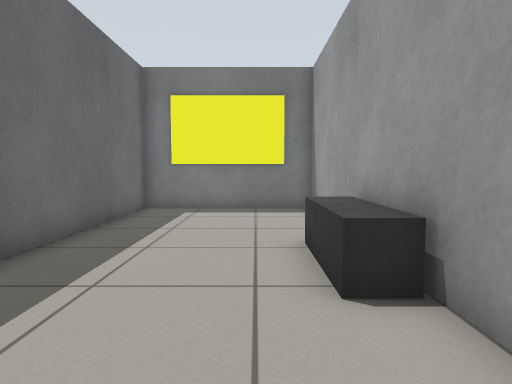
View 1 (above)

12 first-person views from a walk through a robot-simulator world made for Gazebo. The camera is 0.72 m above the floor, tilts 4° down and sees 75° across. The floor is counted in squares, 0.5 m on a side. Each view is taken from the middle of a square. On the plan, view 1 faces up. The plan holds only what a view shows up to about 15 squares ahead; the rest is blank.

View 2
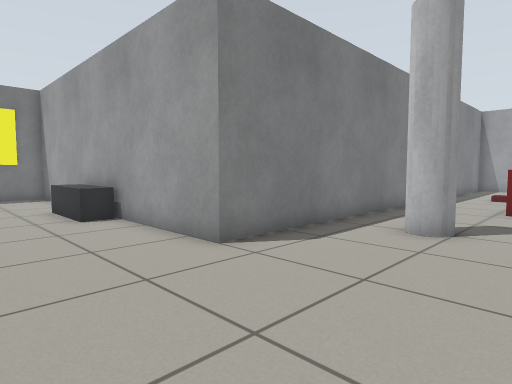

View 3
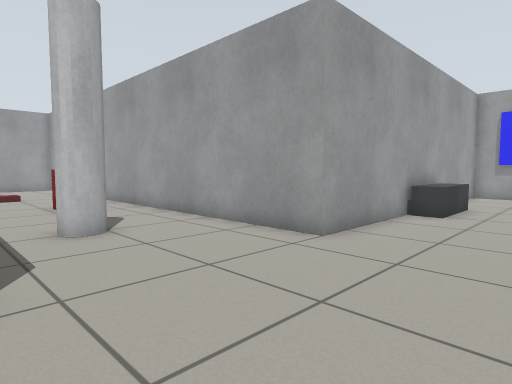

View 4
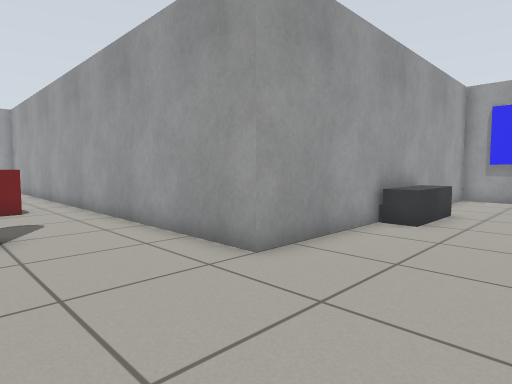

View 5
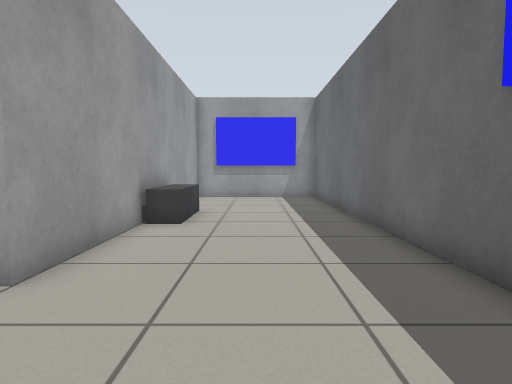

View 6
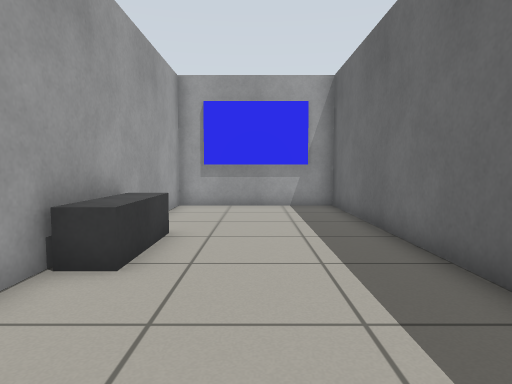

View 7
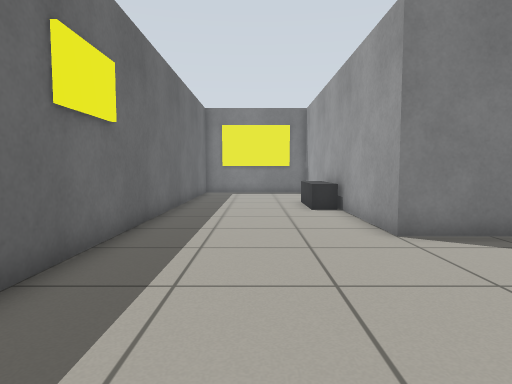

View 8
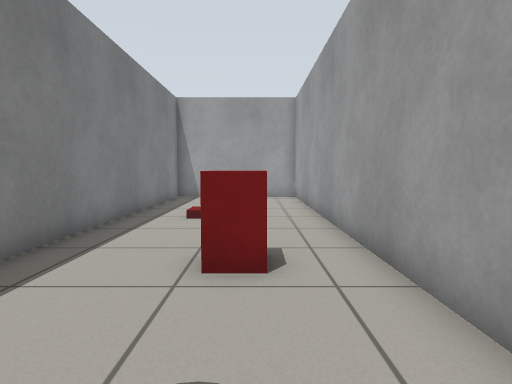

View 9
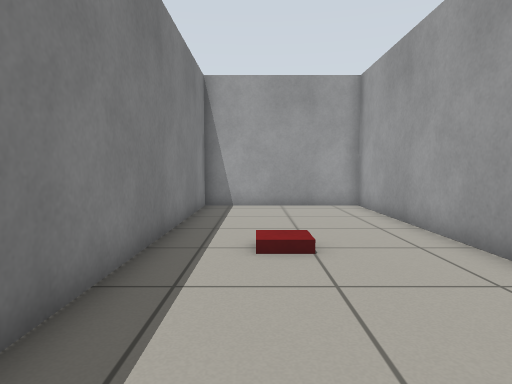

View 10
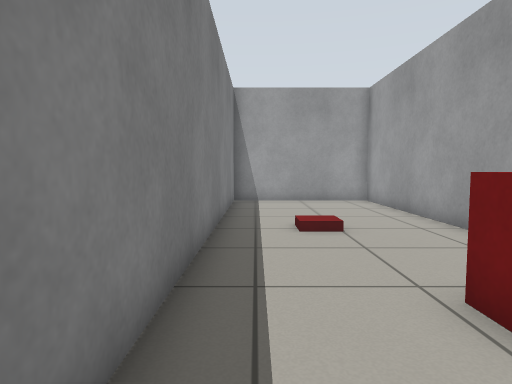

View 11
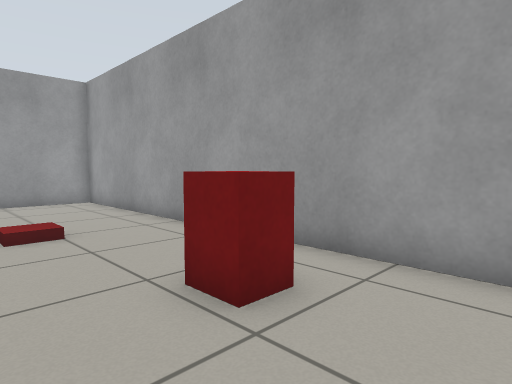

View 12
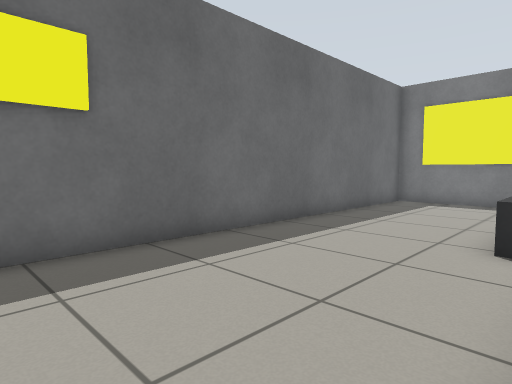

### Floor plan
Points are (right, up) in squares from view 1. A wall is a line through its corners. A room is listed if a view was taken in it or the views show most of it. See-through windows are left out.
Room 1 (views 1, 2, 3, 4, 5, 6, 7, 8, 9, 10, 11, 12)
walls: (-4, -6.8) (-4, -20) (-2.4, -20); (0.4, -20) (2, -20) (2, -7) (23, -7) (23, -1) (2, -1) (2, 12) (0.4, 12); (-2.4, 12) (-4, 12) (-4, -4.2)
objects: dark grey box (1, -14) to (1, -12); dark grey box (1, 4) to (1, 6); white pole (6, -4) to (6, -3); red box (11, -5) to (12, -4); red box (16, -4)

Where each view was taken, in squares from view 1:
view 1: 0 up, 0 right, facing up
view 2: 6 down, 2 left, facing up-right
view 3: 1 down, 2 left, facing down-right
view 4: 3 down, 2 left, facing down-right
view 5: 3 down, 1 left, facing down
view 6: 7 down, 1 left, facing down
view 7: 8 down, 1 left, facing up
view 8: 5 down, 6 right, facing right
view 9: 3 down, 10 right, facing right
view 10: 2 down, 8 right, facing right
view 11: 2 down, 8 right, facing down-right
view 12: 3 down, 2 right, facing up-left
